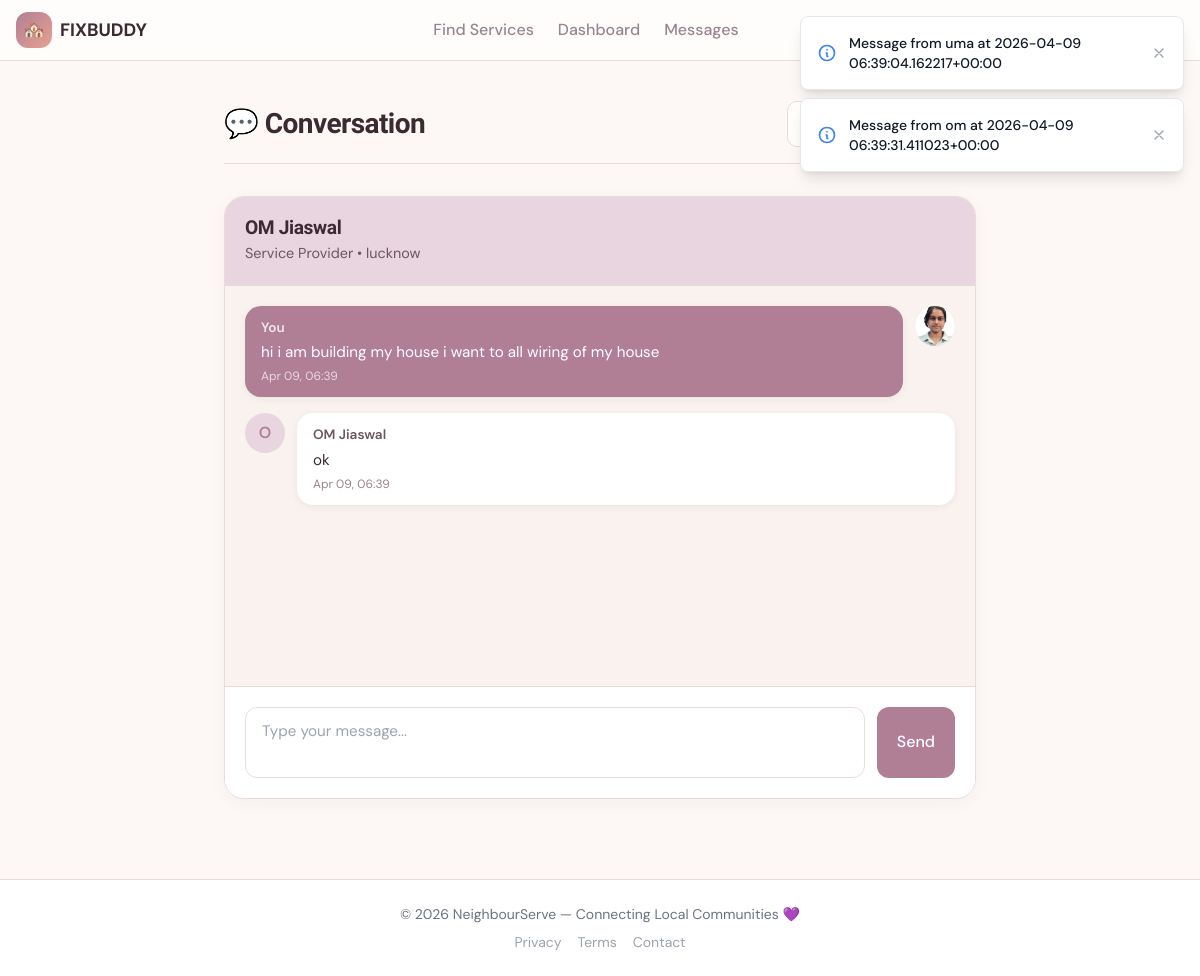
The app's page /messages/2/ (signed in) with its own data.
### marketplace/models.py (models this page shows, shortened)
class Message(models.Model):
    conversation = models.ForeignKey(Conversation, on_delete=models.CASCADE, related_name='messages')
    sender = models.ForeignKey(User, on_delete=models.CASCADE, related_name='sent_messages')
    content = models.TextField()
    is_read = models.BooleanField(default=False)
    created_at = models.DateTimeField(auto_now_add=True)
    class Meta:
        ordering = ['-created_at']
    def __str__(self):
        return f"Message from {self.sender.username} at {self.created_at}"

class UserProfile(models.Model):
    user = models.OneToOneField(User, on_delete=models.CASCADE)
    role = models.CharField(max_length=10, choices=ROLE_CHOICES, default='customer')
    location = models.CharField(max_length=255, blank=True, help_text="City or area where the user is located")
    phone_number = models.CharField(max_length=15, blank=True)
    bio = models.TextField(blank=True, help_text="Short description for service providers")
    profile_photo = models.ImageField(upload_to='profile_photos/', null=True, blank=True, help_text="Upload your profile photo")

### marketplace/views.py (the view, shortened to what this page needs)
# urls.py: path('messages/<int:conversation_id>/', views.conversation_detail, name='conversation_detail'),
@login_required
def conversation_detail(request, conversation_id):
    conversation = get_object_or_404(
        Conversation,
        pk=conversation_id
    )
    if request.user != conversation.customer and request.user != conversation.provider:
        messages.error(request, 'You do not have access to this conversation.')
        return redirect('messages_inbox')
    Message.objects.filter(conversation=conversation, is_read=False).exclude(sender=request.user).update(is_read=True)
    messages_list = conversation.messages.all().order_by('created_at')
    if request.user == conversation.customer:
        other_user = conversation.provider
    else:
        other_user = conversation.customer
    context = {
        'conversation': conversation,
        'messages': messages_list,
        'other_user': other_user,
    }
    return render(request, 'marketplace/conversation_detail.html', context)

### marketplace/templates/marketplace/conversation_detail.html (shortened to what this page needs)
{% extends 'marketplace/base.html' %}
{% block content %}
<script src="https://cdn.tailwindcss.com"></script>
<div class="container">
  <div class="header">
    <h1>💬 Conversation</h1>
    <a href="{% url 'messages_inbox' %}" class="back-button">← Back to Messages</a>
  </div>
  <div class="chat-container">
    <div class="chat-header">
      <h2>{{ other_user.get_full_name|default:other_user.username }}</h2>
      <p>
        {% if other_user.userprofile.role == 'provider' %}
          Service Provider
        {% else %}
          Customer
        {% endif %}
        • {{ other_user.userprofile.location|default:"Location not set" }}
      </p>
    </div>
    <div class="messages-container" id="messages-container">
      {% if messages %}
        {% for message in messages %}
          <div class="message {% if message.sender == user %}message-own{% endif %}">
            {% if message.sender == user %}
              <div class="message-avatar">
                {% if message.sender.userprofile.profile_photo %}
                  <img src="{{ message.sender.userprofile.profile_photo.url }}" alt="{{ message.sender.first_name }}">
                {% else %}
                  {{ message.sender.first_name|first|upper }}
                {% endif %}
              </div>
            {% else %}
              <a href="{% url 'provider_profile' user_id=message.sender.id %}" class="message-avatar" style="text-decoration: none; cursor: pointer;">
                {% if message.sender.userprofile.profile_photo %}
                  <img src="{{ message.sender.userprofile.profile_photo.url }}" alt="{{ message.sender.first_name }}">
                {% else %}
                  {{ message.sender.first_name|first|upper }}
                {% endif %}
              </a>
            {% endif %}
            <div class="message-content">
              <div class="message-sender">
                {% if message.sender == user %}You{% else %}{{ message.sender.get_full_name|default:message.sender.username }}{% endif %}
              </div>
              <div class="message-text">{{ message.content }}</div>
              <div class="message-time">{{ message.created_at|date:"M d, H:i" }}</div>
            </div>
          </div>
        {% endfor %}
      {% else %}
        <div class="empty-chat">
          <h3>No messages yet</h3>
          <p>Start the conversation by sending a message below</p>
        </div>
      {% endif %}
    </div>
    <div class="message-input-container">
      <form method="POST" class="message-form" id="message-form">
        <textarea name="content" class="message-input" id="message-input" placeholder="Type your message..." required></textarea>
        <button type="submit" class="btn-send" id="send-button">Send</button>
      </form>
    </div>
  </div>
</div>
{% endblock %}

### marketplace/templates/marketplace/base.html (shortened to what this page needs)
<!DOCTYPE html>
<html lang="en">
<head>
    <script src="https://cdn.tailwindcss.com"></script>
</head>
<body>
<nav class="navbar-custom sticky top-0 z-50">
    <div class="max-w-7xl mx-auto px-4 py-3 flex items-center justify-between">
        <a href="{% url 'home' %}" class="flex items-center gap-2">
            <div class="w-9 h-9 rounded-xl flex items-center justify-center text-white text-lg"
                 style="background:linear-gradient(135deg,var(--mauve),var(--peach));">
                🏘️
            </div>
            <span class="font-bold text-lg">FIXBUDDY</span>
        </a>
        <div class="hidden md:flex items-center gap-6">
            <a href="{% url 'service_list' %}" class="nav-link">Find Services</a>
            {% if user.is_authenticated %}
                <a href="{% url 'dashboard' %}" class="nav-link">Dashboard</a>
                <a href="{% url 'messages_inbox' %}" class="nav-link">Messages</a>
            {% endif %}
        </div>
        <div class="flex items-center gap-3">
            <button id="theme-toggle" class="w-9 h-9 rounded-lg flex items-center justify-center text-gray-500 hover:bg-gray-100 transition-colors">
            </button>
            {% if user.is_authenticated %}
                <a href="{% url 'profile' %}" class="nav-link">Profile</a>
                <a href="{% url 'logout' %}" class="nav-link">Logout</a>
            {% else %}
                <a href="{% url 'login' %}" class="nav-link">Login</a>
                <a href="{% url 'register' %}" class="btn-gradient">Register</a>
            {% endif %}
        </div>
    </div>
</nav>
<main>
    <div id="toast-container" class="fixed top-4 right-4 z-50 space-y-2">
        {% if messages %}
            {% for message in messages %}
                <div class="toast-message bg-white border border-gray-200 rounded-lg shadow-lg p-4 max-w-sm animate-slide-in-right" data-type="{{ message.tags }}">
                    <div class="flex items-center gap-3">
                        <div class="flex-shrink-0">
                            {% if message.tags == 'success' %}
                                <svg class="w-5 h-5 text-green-500" fill="none" viewBox="0 0 24 24" stroke="currentColor">
                                    <path stroke-linecap="round" stroke-linejoin="round" stroke-width="2" d="M5 13l4 4L19 7"></path>
                                </svg>
                            {% elif message.tags == 'error' %}
                                <svg class="w-5 h-5 text-red-500" fill="none" viewBox="0 0 24 24" stroke="currentColor">
                                    <path stroke-linecap="round" stroke-linejoin="round" stroke-width="2" d="M6 18L18 6M6 6l12 12"></path>
                                </svg>
                            {% else %}
                                <svg class="w-5 h-5 text-blue-500" fill="none" viewBox="0 0 24 24" stroke="currentColor">
                                    <path stroke-linecap="round" stroke-linejoin="round" stroke-width="2" d="M13 16h-1v-4h-1m1-4h.01M21 12a9 9 0 11-18 0 9 9 0 0118 0z"></path>
                                </svg>
                            {% endif %}
                        </div>
                        <p class="text-sm font-medium text-gray-900">{{ message }}</p>
                        <button class="toast-close ml-auto text-gray-400 hover:text-gray-600">
                            <svg class="w-4 h-4" fill="none" viewBox="0 0 24 24" stroke="currentColor">
                                <path stroke-linecap="round" stroke-linejoin="round" stroke-width="2" d="M6 18L18 6M6 6l12 12"></path>
                            </svg>
                        </button>
                    </div>
                </div>
            {% endfor %}
        {% endif %}
    </div>
    {% block content %}{% endblock %}
</main>
<footer class="mt-10 py-6">
    <div class="max-w-7xl mx-auto px-4 text-center">
        <p class="text-sm text-gray-500">
            © 2026 NeighbourServe — Connecting Local Communities 💜
        </p>
        <div class="mt-2 flex justify-center gap-4 text-sm text-gray-400">
            <a href="#" class="hover:text-[var(--mauve)]">Privacy</a>
            <a href="#" class="hover:text-[var(--mauve)]">Terms</a>
            <a href="#" class="hover:text-[var(--mauve)]">Contact</a>
        </div>
    </div>
</footer>
</body>
</html>

### marketplace/templates/marketplace/base.html (style rules this page uses)
:root { --mauve:#b07f95; --peach:#e8a090; --ink:#3b2a32; --ink-muted:#9a8490; --surface:#fdf8f5; --border:#e8dcd8; }
body { font-family: 'DM Sans', sans-serif; background: var(--surface); color: var(--ink); transition: background 0.3s ease, color 0.3s ease; }
h1,h2,h3,h4 { font-family: 'Bricolage Grotesque', sans-serif; }
.navbar-custom { background: rgba(255,255,255,0.7); backdrop-filter: blur(12px); border-bottom: 1px solid var(--border); transition: background 0.3s ease, border-color 0.3s ease; }
.nav-link { color: var(--ink-muted); font-weight: 500; transition: 0.2s; }
footer { background: #fff; border-top: 1px solid var(--border); }
main { min-height: 80vh; }
.toast-message { animation: slideInRight 0.3s ease-out; }

### marketplace/templates/marketplace/conversation_detail.html (style rules this page uses)
:root { --mauve: #b07f95; --mauve-dark: #8f637a; --mauve-light: #e8d5df; --peach: #e8a090; --peach-light: #fae8e4; --butter: #f5deaf; --butter-light: #fdf5e8; --ivory: #f0f0c8; --ivory-light: #f8f8ec; --mist: #adc8cc; --mist-dark: #7aa6ab; --mist-light: #deeef0; --ink: #3b2a32; --ink-mid: #6b5560; --ink-muted: #9a8490; --surface: #fdf8f5; --surface-2: #f9f2ee; --border: #e8dcd8; }
* { box-sizing: border-box; margin: 0; padding: 0; }
body { font-family: 'DM Sans', sans-serif; color: var(--ink); background: var(--surface); -webkit-font-smoothing: antialiased; }
h1, h2, h3, h4 { font-family: 'Bricolage Grotesque', sans-serif; letter-spacing: -0.02em; line-height: 1.15; }
.container { max-width: 800px; margin: 0 auto; padding: 40px 24px; }
.header { display: flex; align-items: center; justify-content: space-between; margin-bottom: 32px; padding-bottom: 16px; border-bottom: 1px solid var(--border); }
.header h1 { font-size: 1.75rem; font-weight: 700; }
.back-button { background: rgba(255,255,255,0.8); backdrop-filter: blur(8px); color: var(--ink); padding: 10px 16px; border-radius: 10px; text-decoration: none; font-weight: 500; border: 1px solid var(--border); transition: all 0.22s ease; }
.chat-container { background: #fff; border: 1px solid var(--border); border-radius: 20px; overflow: hidden; box-shadow: 0 4px 20px rgba(0,0,0,0.04); }
.chat-header { background: var(--mauve-light); padding: 20px; border-bottom: 1px solid var(--border); }
.chat-header h2 { font-size: 1.2rem; font-weight: 600; margin-bottom: 4px; }
.chat-header p { font-size: 0.9rem; color: var(--ink-mid); }
.messages-container { height: 400px; overflow-y: auto; padding: 20px; background: var(--surface-2); }
.message { margin-bottom: 16px; display: flex; gap: 12px; }
.message-avatar { width: 40px; height: 40px; border-radius: 50%; background: var(--mauve-light); display: flex; align-items: center; justify-content: center; font-weight: 600; color: var(--mauve); flex-shrink: 0; overflow: hidden; }
.message-avatar img { width: 100%; height: 100%; object-fit: cover; }
.message-content { flex: 1; background: #fff; border-radius: 16px; padding: 12px 16px; box-shadow: 0 2px 8px rgba(0,0,0,0.06); }
.message-sender { font-size: 0.85rem; font-weight: 600; color: var(--ink-mid); margin-bottom: 4px; }
.message-text { font-size: 0.95rem; line-height: 1.4; }
.message-time { font-size: 0.75rem; color: var(--ink-muted); margin-top: 4px; }
.message-own { flex-direction: row-reverse; }
.message-own .message-content { background: var(--mauve); color: #fff; }
.message-own .message-sender { color: rgba(255,255,255,0.8); }
.message-own .message-time { color: rgba(255,255,255,0.7); }
.message-input-container { padding: 20px; background: #fff; border-top: 1px solid var(--border); }
.message-form { display: flex; gap: 12px; }
.message-input { flex: 1; padding: 12px 16px; border: 1px solid var(--border); border-radius: 12px; font-family: 'DM Sans', sans-serif; font-size: 0.95rem; resize: none; min-height: 44px; }
.btn-send { background: var(--mauve); color: #fff; border: none; padding: 12px 20px; border-radius: 12px; font-weight: 500; cursor: pointer; transition: all 0.22s ease; }

### records on screen
Message: sender+created_at "Message from uma at 2026-04-09 06:39:04.162217+00:00", sender.userprofile.profile_photo (picture), shows "You", content "hi i am building my house i want to all wiring of my house", created_at "Apr 09, 06:39"
Message: sender+created_at "Message from om at 2026-04-09 06:39:31.411023+00:00", sender.first_name|first "O", sender.get_full_name "OM Jiaswal", content "ok", created_at "Apr 09, 06:39"

### other values on screen
{{ other_user.get_full_name|default:other_user.username }} "OM Jiaswal"
{{ other_user.userprofile.location|default:"Location not set" }} "lucknow"
